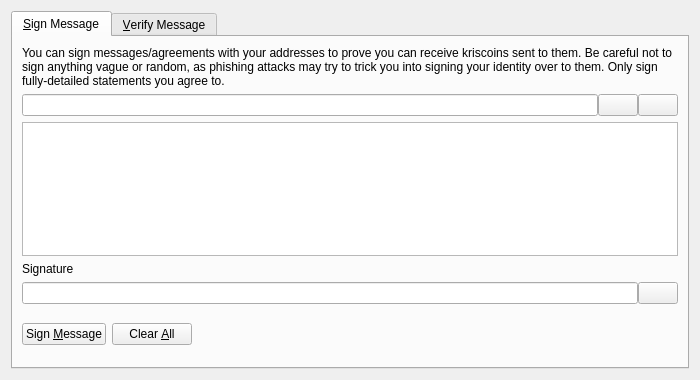
<?xml version="1.0" encoding="UTF-8"?>
<ui version="4.0">
 <class>SignVerifyMessageDialog</class>
 <widget class="QDialog" name="SignVerifyMessageDialog">
  <property name="geometry">
   <rect>
    <x>0</x>
    <y>0</y>
    <width>700</width>
    <height>380</height>
   </rect>
  </property>
  <property name="windowTitle">
   <string>Signatures - Sign / Verify a Message</string>
  </property>
  <property name="modal">
   <bool>true</bool>
  </property>
  <layout class="QVBoxLayout" name="verticalLayout">
   <item>
    <widget class="QTabWidget" name="tabWidget">
     <property name="currentIndex">
      <number>0</number>
     </property>
     <widget class="QWidget" name="tabSignMessage">
      <attribute name="title">
       <string>&amp;Sign Message</string>
      </attribute>
      <layout class="QVBoxLayout" name="verticalLayout_SM">
       <item>
        <widget class="QLabel" name="infoLabel_SM">
         <property name="text">
          <string>You can sign messages/agreements with your addresses to prove you can receive kriscoins sent to them. Be careful not to sign anything vague or random, as phishing attacks may try to trick you into signing your identity over to them. Only sign fully-detailed statements you agree to.</string>
         </property>
         <property name="textFormat">
          <enum>Qt::PlainText</enum>
         </property>
         <property name="wordWrap">
          <bool>true</bool>
         </property>
        </widget>
       </item>
       <item>
        <layout class="QHBoxLayout" name="horizontalLayout_1_SM">
         <property name="spacing">
          <number>0</number>
         </property>
         <item>
          <widget class="QValidatedLineEdit" name="addressIn_SM">
           <property name="toolTip">
            <string>The Kriscoin address to sign the message with</string>
           </property>
          </widget>
         </item>
         <item>
          <widget class="QPushButton" name="addressBookButton_SM">
           <property name="toolTip">
            <string>Choose previously used address</string>
           </property>
           <property name="text">
            <string/>
           </property>
           <property name="icon">
            <iconset resource="../bitcoin.qrc">
             <normaloff>:/icons/address-book</normaloff>:/icons/address-book</iconset>
           </property>
           <property name="shortcut">
            <string>Alt+A</string>
           </property>
           <property name="autoDefault">
            <bool>false</bool>
           </property>
          </widget>
         </item>
         <item>
          <widget class="QPushButton" name="pasteButton_SM">
           <property name="toolTip">
            <string>Paste address from clipboard</string>
           </property>
           <property name="text">
            <string/>
           </property>
           <property name="icon">
            <iconset resource="../bitcoin.qrc">
             <normaloff>:/icons/editpaste</normaloff>:/icons/editpaste</iconset>
           </property>
           <property name="shortcut">
            <string>Alt+P</string>
           </property>
           <property name="autoDefault">
            <bool>false</bool>
           </property>
          </widget>
         </item>
        </layout>
       </item>
       <item>
        <widget class="QPlainTextEdit" name="messageIn_SM">
         <property name="toolTip">
          <string>Enter the message you want to sign here</string>
         </property>
        </widget>
       </item>
       <item>
        <widget class="QLabel" name="signatureLabel_SM">
         <property name="text">
          <string>Signature</string>
         </property>
         <property name="textFormat">
          <enum>Qt::PlainText</enum>
         </property>
        </widget>
       </item>
       <item>
        <layout class="QHBoxLayout" name="horizontalLayout_2_SM">
         <property name="spacing">
          <number>0</number>
         </property>
         <item>
          <widget class="QLineEdit" name="signatureOut_SM">
           <property name="font">
            <font>
             <italic>true</italic>
            </font>
           </property>
           <property name="readOnly">
            <bool>true</bool>
           </property>
          </widget>
         </item>
         <item>
          <widget class="QPushButton" name="copySignatureButton_SM">
           <property name="toolTip">
            <string>Copy the current signature to the system clipboard</string>
           </property>
           <property name="text">
            <string/>
           </property>
           <property name="icon">
            <iconset resource="../bitcoin.qrc">
             <normaloff>:/icons/editcopy</normaloff>:/icons/editcopy</iconset>
           </property>
           <property name="autoDefault">
            <bool>false</bool>
           </property>
          </widget>
         </item>
        </layout>
       </item>
       <item>
        <layout class="QHBoxLayout" name="horizontalLayout_3_SM">
         <item>
          <widget class="QPushButton" name="signMessageButton_SM">
           <property name="toolTip">
            <string>Sign the message to prove you own this Kriscoin address</string>
           </property>
           <property name="text">
            <string>Sign &amp;Message</string>
           </property>
           <property name="icon">
            <iconset resource="../bitcoin.qrc">
             <normaloff>:/icons/edit</normaloff>:/icons/edit</iconset>
           </property>
           <property name="autoDefault">
            <bool>false</bool>
           </property>
          </widget>
         </item>
         <item>
          <widget class="QPushButton" name="clearButton_SM">
           <property name="toolTip">
            <string>Reset all sign message fields</string>
           </property>
           <property name="text">
            <string>Clear &amp;All</string>
           </property>
           <property name="icon">
            <iconset resource="../bitcoin.qrc">
             <normaloff>:/icons/remove</normaloff>:/icons/remove</iconset>
           </property>
           <property name="autoDefault">
            <bool>false</bool>
           </property>
          </widget>
         </item>
         <item>
          <spacer name="horizontalSpacer_1_SM">
           <property name="orientation">
            <enum>Qt::Horizontal</enum>
           </property>
           <property name="sizeHint" stdset="0">
            <size>
             <width>40</width>
             <height>48</height>
            </size>
           </property>
          </spacer>
         </item>
         <item>
          <widget class="QLabel" name="statusLabel_SM">
           <property name="font">
            <font>
             <weight>75</weight>
             <bold>true</bold>
            </font>
           </property>
           <property name="text">
            <string/>
           </property>
           <property name="wordWrap">
            <bool>true</bool>
           </property>
          </widget>
         </item>
         <item>
          <spacer name="horizontalSpacer_2_SM">
           <property name="orientation">
            <enum>Qt::Horizontal</enum>
           </property>
           <property name="sizeHint" stdset="0">
            <size>
             <width>40</width>
             <height>48</height>
            </size>
           </property>
          </spacer>
         </item>
        </layout>
       </item>
      </layout>
     </widget>
     <widget class="QWidget" name="tabVerifyMessage">
      <attribute name="title">
       <string>&amp;Verify Message</string>
      </attribute>
      <layout class="QVBoxLayout" name="verticalLayout_VM">
       <item>
        <widget class="QLabel" name="infoLabel_VM">
         <property name="text">
          <string>Enter the receiver's address, message (ensure you copy line breaks, spaces, tabs, etc. exactly) and signature below to verify the message. Be careful not to read more into the signature than what is in the signed message itself, to avoid being tricked by a man-in-the-middle attack. Note that this only proves the signing party receives with the address, it cannot prove sendership of any transaction!</string>
         </property>
         <property name="textFormat">
          <enum>Qt::PlainText</enum>
         </property>
         <property name="alignment">
          <set>Qt::AlignLeading|Qt::AlignLeft|Qt::AlignTop</set>
         </property>
         <property name="wordWrap">
          <bool>true</bool>
         </property>
        </widget>
       </item>
       <item>
        <layout class="QHBoxLayout" name="horizontalLayout_1_VM">
         <property name="spacing">
          <number>0</number>
         </property>
         <item>
          <widget class="QValidatedLineEdit" name="addressIn_VM">
           <property name="toolTip">
            <string>The Kriscoin address the message was signed with</string>
           </property>
          </widget>
         </item>
         <item>
          <widget class="QPushButton" name="addressBookButton_VM">
           <property name="toolTip">
            <string>Choose previously used address</string>
           </property>
           <property name="text">
            <string/>
           </property>
           <property name="icon">
            <iconset resource="../bitcoin.qrc">
             <normaloff>:/icons/address-book</normaloff>:/icons/address-book</iconset>
           </property>
           <property name="shortcut">
            <string>Alt+A</string>
           </property>
           <property name="autoDefault">
            <bool>false</bool>
           </property>
          </widget>
         </item>
        </layout>
       </item>
       <item>
        <widget class="QPlainTextEdit" name="messageIn_VM"/>
       </item>
       <item>
        <widget class="QValidatedLineEdit" name="signatureIn_VM"/>
       </item>
       <item>
        <layout class="QHBoxLayout" name="horizontalLayout_2_VM">
         <item>
          <widget class="QPushButton" name="verifyMessageButton_VM">
           <property name="toolTip">
            <string>Verify the message to ensure it was signed with the specified Kriscoin address</string>
           </property>
           <property name="text">
            <string>Verify &amp;Message</string>
           </property>
           <property name="icon">
            <iconset resource="../bitcoin.qrc">
             <normaloff>:/icons/transaction_0</normaloff>:/icons/transaction_0</iconset>
           </property>
           <property name="autoDefault">
            <bool>false</bool>
           </property>
          </widget>
         </item>
         <item>
          <widget class="QPushButton" name="clearButton_VM">
           <property name="toolTip">
            <string>Reset all verify message fields</string>
           </property>
           <property name="text">
            <string>Clear &amp;All</string>
           </property>
           <property name="icon">
            <iconset resource="../bitcoin.qrc">
             <normaloff>:/icons/remove</normaloff>:/icons/remove</iconset>
           </property>
           <property name="autoDefault">
            <bool>false</bool>
           </property>
          </widget>
         </item>
         <item>
          <spacer name="horizontalSpacer_1_VM">
           <property name="orientation">
            <enum>Qt::Horizontal</enum>
           </property>
           <property name="sizeHint" stdset="0">
            <size>
             <width>40</width>
             <height>48</height>
            </size>
           </property>
          </spacer>
         </item>
         <item>
          <widget class="QLabel" name="statusLabel_VM">
           <property name="font">
            <font>
             <weight>75</weight>
             <bold>true</bold>
            </font>
           </property>
           <property name="text">
            <string/>
           </property>
           <property name="wordWrap">
            <bool>true</bool>
           </property>
          </widget>
         </item>
         <item>
          <spacer name="horizontalSpacer_2_VM">
           <property name="orientation">
            <enum>Qt::Horizontal</enum>
           </property>
           <property name="sizeHint" stdset="0">
            <size>
             <width>40</width>
             <height>48</height>
            </size>
           </property>
          </spacer>
         </item>
        </layout>
       </item>
      </layout>
     </widget>
    </widget>
   </item>
  </layout>
 </widget>
 <customwidgets>
  <customwidget>
   <class>QValidatedLineEdit</class>
   <extends>QLineEdit</extends>
   <header>qvalidatedlineedit.h</header>
  </customwidget>
 </customwidgets>
 <resources>
  <include location="../bitcoin.qrc"/>
 </resources>
 <connections/>
</ui>
